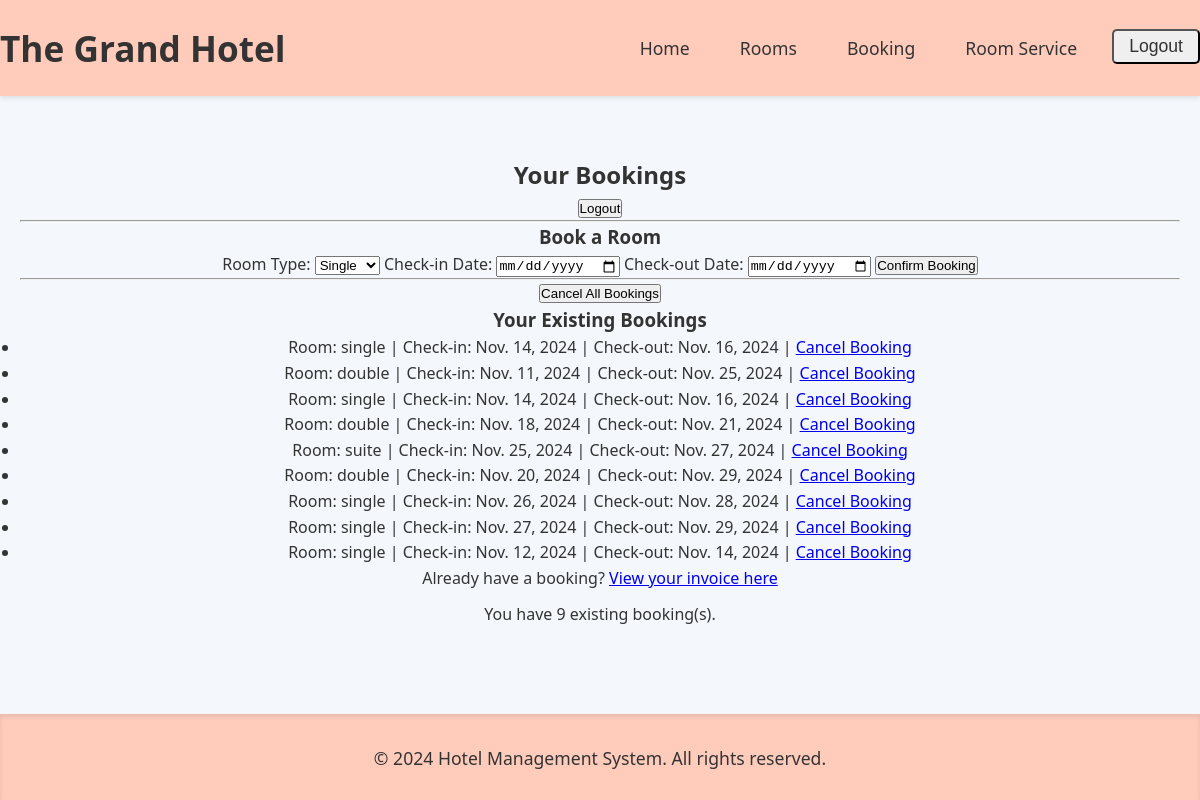
The page /bookings/ (signed in) on the database as committed earlier.
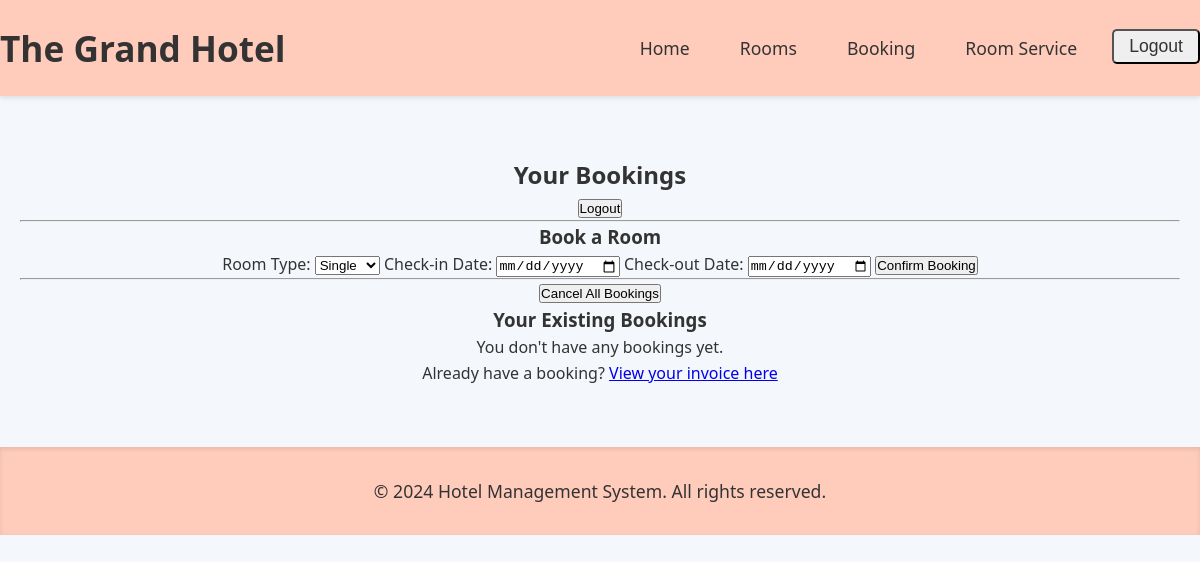
The same page on the database as committed later.
### hotel/models.py (models this page shows, shortened)
class Booking(models.Model):
    user = models.ForeignKey(User, on_delete=models.CASCADE)
    room_type = models.CharField(max_length=10, choices=ROOM_TYPES, default='single')
    check_in_date = models.DateField(default=datetime.date.today)
    check_out_date = models.DateField(default=datetime.date.today)
    bill = models.DecimalField(max_digits=10, decimal_places=2, default=0)
    room_price = models.DecimalField(max_digits=10, decimal_places=2, null=True)
    nights = models.IntegerField(null=True)

### hotel/views.py (the view)
# urls.py: path('bookings/', views.bookings, name='bookings'),
@login_required
def bookings(request):
    user_bookings = Booking.objects.filter(user=request.user)
    booking_count = user_bookings.count()  # Count the user's bookings
    if booking_count > 0:
        messages.info(request, f"You have {booking_count} existing booking(s).")
    return render(request, 'bookings.html', {'bookings': user_bookings})

### templates/hotel/bookings.html (shortened to what this page needs)
{% extends 'base.html' %}
{% load static %}
{% block content %}
<h2>Your Bookings</h2>
<form method="POST" action="{% url 'logout' %}">
    <button type="submit" class="logout-button">Logout</button>
</form>
<hr>
<h3>Book a Room</h3>
<form method="POST" action="{% url 'book_room' %}">
    <label for="room_type">Room Type:</label>
    <select name="room_type" required>
        <option value="single">Single</option>
    </select>
    <label for="check_in_date">Check-in Date:</label>
    <input type="date" name="check_in_date" required>
    <label for="check_out_date">Check-out Date:</label>
    <input type="date" name="check_out_date" required>
    <button type="submit">Confirm Booking</button>
</form>
<hr>
<form method="POST" action="{% url 'cancel_all_bookings' %}">
    <button type="submit" class="cancel-all-button">Cancel All Bookings</button>
</form>
<h3>Your Existing Bookings</h3>
{% if bookings %}
    <ul>
        {% for booking in bookings %}
            <li>
                Room: {{ booking.room_type }} |
                Check-in: {{ booking.check_in_date }} |
                Check-out: {{ booking.check_out_date }} |
                <a href="{% url 'cancel_booking' booking.id %}">Cancel Booking</a>
            </li>
        {% endfor %}
    </ul>
{% else %}
    <p>You don't have any bookings yet.</p>
{% endif %}
<p>Already have a booking? <a href="{% url 'invoice' %}">View your invoice here</a></p>
{% if messages %}
    <div id="django-messages" data-message="{% for message in messages %}{{ message }}{% if not forloop.last %}<br>{% endif %}{% endfor %}">
        {% for message in messages %}
            <div class="alert {{ message.tags }}">
                {{ message }}
            </div>
        {% endfor %}
    </div>
{% endif %}
{% endblock %}

Rows that differ between the two databases and show on the page:
removed Booking: room_type "single", check_in_date "Nov. 14, 2024", check_out_date "Nov. 16, 2024"
removed Booking: room_type "double", check_in_date "Nov. 11, 2024", check_out_date "Nov. 25, 2024"
removed Booking: room_type "single", check_in_date "Nov. 14, 2024", check_out_date "Nov. 16, 2024"
removed Booking: room_type "double", check_in_date "Nov. 18, 2024", check_out_date "Nov. 21, 2024"
removed Booking: room_type "suite", check_in_date "Nov. 25, 2024", check_out_date "Nov. 27, 2024"
removed Booking: room_type "double", check_in_date "Nov. 20, 2024", check_out_date "Nov. 29, 2024"
removed Booking: room_type "single", check_in_date "Nov. 26, 2024", check_out_date "Nov. 28, 2024"
removed Booking: room_type "single", check_in_date "Nov. 27, 2024", check_out_date "Nov. 29, 2024"
removed Booking: room_type "single", check_in_date "Nov. 12, 2024", check_out_date "Nov. 14, 2024"
Other text that changed with them:
text now shown: "You don't have any bookings yet."
list line gone: "You have 9 existing booking(s)."
